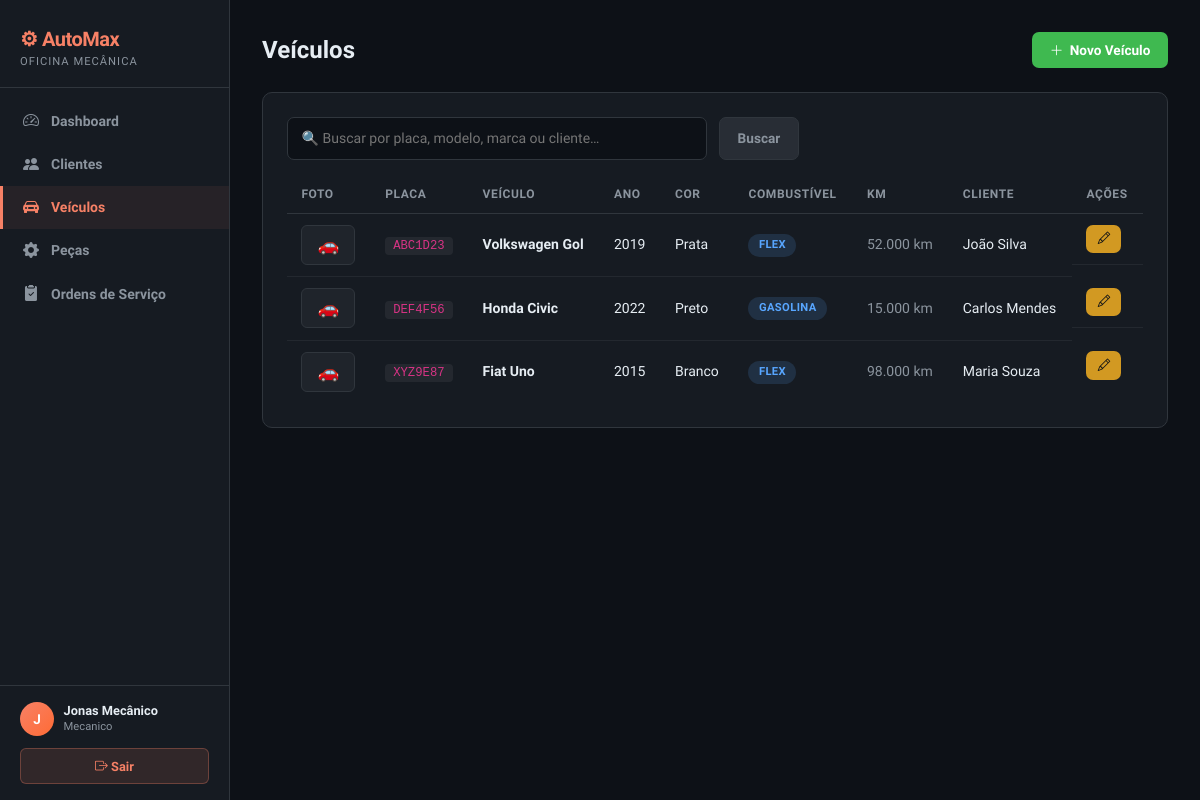
The page /automax2/public/veiculos.php (signed in) on the database its author committed.
### tables this page shows
CREATE TABLE VEICULO (
    id_veiculo   INT UNSIGNED NOT NULL AUTO_INCREMENT,
    placa        VARCHAR(8)   NOT NULL,
    modelo       VARCHAR(80)  NOT NULL,
    marca        VARCHAR(50)  NOT NULL,
    ano          SMALLINT UNSIGNED NOT NULL,
    cor          VARCHAR(30),
    km_atual     DECIMAL(10,2) NOT NULL DEFAULT 0,
    renavam      VARCHAR(11),
    chassi       VARCHAR(17),
    combustivel  ENUM('gasolina','etanol','flex','diesel','gnv','eletrico') DEFAULT 'flex',
    foto         VARCHAR(255) DEFAULT NULL,    
    id_cliente   INT UNSIGNED NOT NULL,
    ativo        TINYINT(1) NOT NULL DEFAULT 1,
    PRIMARY KEY (id_veiculo),
    UNIQUE KEY UQ_VEICULO_PLACA (placa),
    CONSTRAINT FK_VEICULO_CLIENTE FOREIGN KEY (id_cliente)
        REFERENCES CLIENTE (id_cliente)
        ON UPDATE CASCADE ON DELETE RESTRICT,
    CONSTRAINT CHK_VEICULO_ANO CHECK (ano BETWEEN 1900 AND 2100),
    CONSTRAINT CHK_VEICULO_KM  CHECK (km_atual >= 0)
);

CREATE TABLE CLIENTE (
    id_cliente    INT UNSIGNED NOT NULL AUTO_INCREMENT,
    nome          VARCHAR(100) NOT NULL,
    cpf           CHAR(11)     NOT NULL,
    telefone      VARCHAR(20),
    celular       VARCHAR(20),
    email         VARCHAR(150),
    endereco      VARCHAR(255),
    data_cadastro DATE NOT NULL DEFAULT (CURRENT_DATE),
    ativo         TINYINT(1) NOT NULL DEFAULT 1,
    PRIMARY KEY (id_cliente),
    UNIQUE KEY UQ_CLIENTE_CPF (cpf),
    CONSTRAINT CHK_CLIENTE_CPF CHECK (cpf REGEXP '^[0-9]{11}$')
);

### automax2.0/app/controllers/VeiculoController.php (called while the page is built, shortened)
<?php
class VeiculoController
{
    private Veiculo $model;
    public function __construct(PDO $pdo)
    {
        $this->model = new Veiculo($pdo);
    }
    public function handle(): void
    {
        $modo = $_GET['modo'] ?? 'lista';
        $id   = (int)($_GET['id'] ?? 0);
        match ($modo) {
            'excluir'        => $this->excluir($id),
            'novo', 'editar' => $this->formulario($modo, $id),
            default          => $this->lista(),
        };
    }
    private function lista(): void
    {
        $q    = trim($_GET['q'] ?? '');
        $lista = $this->model->listar($q);
        $combustiveis = $this->combustiveis();
        require ROOT_DIR . '/app/views/veiculos/lista.php';
    }
    public function combustiveis(): array
    {
        return [
            'gasolina' => 'Gasolina',
            'etanol'   => 'Etanol',
            'flex'     => 'Flex',
            'diesel'   => 'Diesel',
            'gnv'      => 'GNV',
            'eletrico' => 'Elétrico',
        ];
    }
}

### automax2/public/veiculos.php (called while the page is built, shortened)
<?php
require_once __DIR__ . '/../app/config/Layout.php';
$ctrl = new VeiculoController(db());
$ctrl->handle();

### automax2.0/app/models/Veiculo.php (called while the page is built, shortened)
<?php
class Veiculo
{
    private PDO $pdo;
    public function __construct(PDO $pdo)
    {
        $this->pdo = $pdo;
    }
    public function listar(string $q = ''): array
    {
        $where  = "WHERE v.ativo=1";
        $params = [];
        $stmt = $this->pdo->prepare(
            "SELECT v.*, c.nome AS cliente_nome
             FROM VEICULO v
             JOIN CLIENTE c ON c.id_cliente=v.id_cliente
             $where ORDER BY v.placa"
        );
        $stmt->execute($params);
        return $stmt->fetchAll();
    }
}

### automax2/app/views/veiculos/lista.php (the view, shortened to what this page needs)
<div class="page-title">
  Veículos
  <a href="<?= BASE_URL ?>veiculos.php?modo=novo" class="am-btn am-btn-success"><i class="bi bi-plus-lg"></i> Novo Veículo</a>
</div>
<div class="am-card">
  <form method="GET" style="display:flex;gap:.75rem;margin-bottom:1rem">
    <input class="am-input" name="q" placeholder="🔍 Buscar por placa, modelo, marca ou cliente…" value="<?= htmlspecialchars($q) ?>" style="max-width:420px">
    <button class="am-btn am-btn-muted" type="submit">Buscar</button>
  </form>
  <table class="am-table">
    <thead>
      <tr><th>Foto</th><th>Placa</th><th>Veículo</th><th>Ano</th><th>Cor</th><th>Combustível</th><th>KM</th><th>Cliente</th><th>Ações</th></tr>
    </thead>
    <tbody>
    <?php foreach ($lista as $v): ?>
      <tr>
        <td>
          <?php if ($v['foto']): ?>
          <img src="<?= UPLOAD_URL . htmlspecialchars($v['foto']) ?>" style="width:54px;height:40px;object-fit:cover;border-radius:6px;border:1px solid var(--am-border)">
          <?php else: ?>
          <div style="width:54px;height:40px;background:rgba(255,255,255,.04);border-radius:6px;border:1px solid var(--am-border);display:flex;align-items:center;justify-content:center;color:var(--am-muted);font-size:1.1rem">🚗</div>
          <?php endif; ?>
        </td>
        <td><code style="background:rgba(255,255,255,.06);padding:2px 8px;border-radius:4px"><?= htmlspecialchars($v['placa']) ?></code></td>
        <td><strong><?= htmlspecialchars($v['marca']) ?> <?= htmlspecialchars($v['modelo']) ?></strong></td>
        <td><?= $v['ano'] ?></td>
        <td><?= htmlspecialchars($v['cor'] ?? '—') ?></td>
        <td><span class="badge-status badge-info"><?= $combustiveis[$v['combustivel']] ?? $v['combustivel'] ?></span></td>
        <td style="color:var(--am-muted)"><?= number_format((float)$v['km_atual'], 0, ',', '.') ?> km</td>
        <td><?= htmlspecialchars($v['cliente_nome']) ?></td>
        <td style="display:flex;gap:.4rem">
          <a href="<?= BASE_URL ?>veiculos.php?modo=editar&id=<?= $v['id_veiculo'] ?>" class="am-btn am-btn-warn am-btn-sm"><i class="bi bi-pencil"></i></a>
        </td>
      </tr>
    <?php endforeach; ?>
    </tbody>
  </table>
</div>

### automax2/public/css/estilo.css (style rules this page uses)
:root { --am-dark: #0d1117; --am-card: #161b22; --am-border: #30363d; --am-accent: #f78166; --am-blue: #58a6ff; --am-green: #3fb950; --am-yellow: #d29922; --am-muted: #8b949e; --am-text: #e6edf3; }
*, *::before, *::after { box-sizing: border-box; margin: 0; padding: 0; }
body { font-family: 'Sora', sans-serif; background: var(--am-dark); color: var(--am-text); min-height: 100vh; }
.am-card { background: var(--am-card); border: 1px solid var(--am-border); border-radius: 10px; padding: 1.5rem; margin-bottom: 1.5rem; }
.am-table { width: 100%; border-collapse: collapse; font-size: .875rem; }
.am-table thead th { padding: .6rem .9rem; text-align: left; color: var(--am-muted); font-size: .75rem; font-weight: 700; text-transform: uppercase; letter-spacing: .6px; border-bottom: 1px solid var(--am-border); }
.am-table tbody td { padding: .7rem .9rem; border-bottom: 1px solid rgba(48,54,61,.5); vertical-align: middle; }
.am-table tbody tr:last-child td { border-bottom: none; }
.badge-status { display: inline-block; padding: .2rem .65rem; border-radius: 20px; font-size: .7rem; font-weight: 700; text-transform: uppercase; letter-spacing: .4px; }
.badge-info { background: rgba(88,166,255,.15); color: var(--am-blue); }
.am-input, .am-select, .am-textarea { width: 100%; padding: .6rem .85rem; background: var(--am-dark); color: var(--am-text); border: 1px solid var(--am-border); border-radius: 7px; font-size: .875rem; font-family: inherit; transition: border-color .15s; }
.am-btn { display: inline-flex; align-items: center; gap: .4rem; padding: .5rem 1.1rem; border-radius: 7px; font-size: .85rem; font-weight: 600; font-family: inherit; border: none; cursor: pointer; text-decoration: none; transition: opacity .15s, transform .1s; }
.am-btn-success { background: var(--am-green); color: #fff; }
.am-btn-warn { background: var(--am-yellow); color: #0d1117; }
.am-btn-muted { background: rgba(139,148,158,.15); color: var(--am-muted); border: 1px solid var(--am-border); }
.am-btn-sm { padding: .3rem .7rem; font-size: .78rem; }
.page-title { font-size: 1.5rem; font-weight: 700; color: var(--am-text); margin-bottom: 1.5rem; display: flex; justify-content: space-between; align-items: center; }

### rows shown on the page
veiculo: placa "ABC1D23", marca "Volkswagen", modelo "Gol", ano "2019", cor "Prata", combustivel "FLEX", km_atual "52.000", id_cliente.nome "João Silva"
veiculo: placa "DEF4F56", marca "Honda", modelo "Civic", ano "2022", cor "Preto", combustivel "GASOLINA", km_atual "15.000", id_cliente.nome "Carlos Mendes"
veiculo: placa "XYZ9E87", marca "Fiat", modelo "Uno", ano "2015", cor "Branco", combustivel "FLEX", km_atual "98.000", id_cliente.nome "Maria Souza"

### other values the page prints
$item['label'] "Dashboard"
$item['label'] "Clientes"
$item['label'] "Veículos"
$item['label'] "Peças"
$item['label'] "Ordens de Serviço"
$inicial "J"
$nome "Jonas Mecânico"
$perf "Mecanico"
